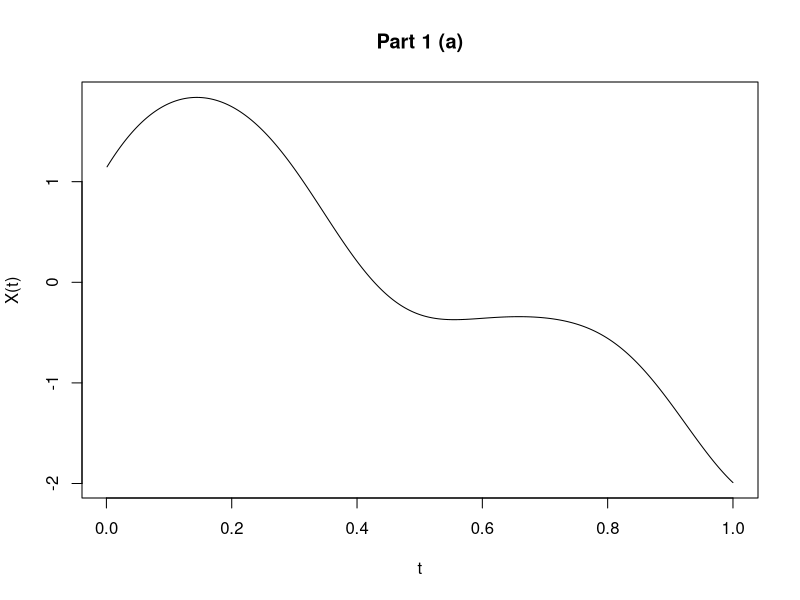

Write the R code that produced this figure.
# Author: Aditya Chetan (2016217)


# Importing MASS package for mvrnorm
library(MASS)


# Initialising the time intervals
t <- seq(0.001, 1, by = 0.001)

# Initialising the covariance matrix as a zero matrix
# having dimensions epochs x epochs
sigma = matrix(rep(x = 0, length(t)*length(t)), nrow = length(t), ncol = length(t))


# Populating the covariance matrix with
# the appropriate covariances. In this case,
# the kernel function is,
#       K(s, t) = exp(-16 * (s - t) ^ 2)
#, where s is the row and t is the column
for (row in seq(1, length(t))) {
  for (col in seq(1, length(t))) {
    sigma[row, col] <- exp(-16 * (t[row] - t[col]) ^ 2)
  }
}

# Setting up the zero mean vector
mu <- rep(0, length(t))

# Producing samples from the Multivariate Normal Distribution 
X_t <- mvrnorm(mu = mu, Sigma = sigma)

# Plotting the data obtained. X-axis is the time steps, 
# Y-axis is the value of the Gaussian process
plot(x = t, y = X_t, type="l", ylab = "X(t)", xlab = "t", main = "Part 1 (a)")

